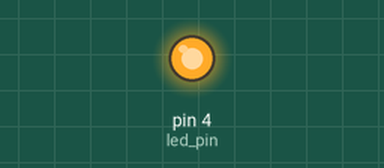
Recording of a sketch running on a simulated Arduino Uno, built with avr-gcc and run on an emulated ATmega328P. On the bench: output pins drawn as LEDs (lit = HIGH).

Above: at 1.8 s.
At 7.9 s:
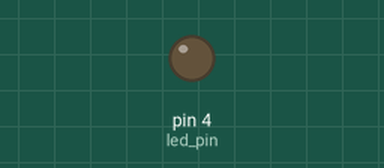
Timing chart, 0 to 11.6 s (numbered marks = the images above):
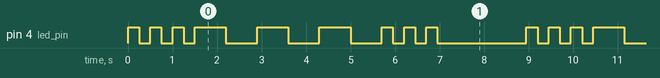

The sketch:

sketch_jul13_sos_siginal.ino
```cpp
int led_pin = 4;
int dit_s =250;
int dit_o =700;
int last_delay = 2000;


void setup() {
  // put your setup code here, to run once:
pinMode(led_pin,OUTPUT);
}

void loop() {
  // put your main code here, to run repeatedly:
digitalWrite(led_pin,HIGH);
delay(dit_s);
digitalWrite(led_pin,LOW);
delay(dit_s);

digitalWrite(led_pin,HIGH);
delay(dit_s);
digitalWrite(led_pin,LOW);
delay(dit_s);

digitalWrite(led_pin,HIGH);
delay(dit_s);
digitalWrite(led_pin,LOW);
delay(dit_s);

digitalWrite(led_pin,HIGH);
delay(dit_o);
digitalWrite(led_pin,LOW);
delay(dit_o);

digitalWrite(led_pin,HIGH);
delay(dit_o);
digitalWrite(led_pin,LOW);
delay(dit_o);

digitalWrite(led_pin,HIGH);
delay(dit_o);
digitalWrite(led_pin,LOW);
delay(dit_o );

digitalWrite(led_pin,HIGH);
delay(dit_s);
digitalWrite(led_pin,LOW);
delay(dit_s);

digitalWrite(led_pin,HIGH);
delay(dit_s);
digitalWrite(led_pin,LOW);
delay(dit_s);

digitalWrite(led_pin,HIGH);
delay(dit_s);
digitalWrite(led_pin,LOW);
delay(last_delay);

}
```

Measured:
- by itself, pin 4 (led_pin): repeats every 9.0 s: 2 × (LOW 0.25 s, HIGH 0.25 s), LOW 0.25 s, 3 × (HIGH 0.70 s, LOW 0.70 s), 2 × (HIGH 0.25 s, LOW 0.25 s), HIGH 0.25 s, LOW 2.0 s, HIGH 0.25 s
- by itself, everything shown: repeats every 9.0 s, in 18 steps
